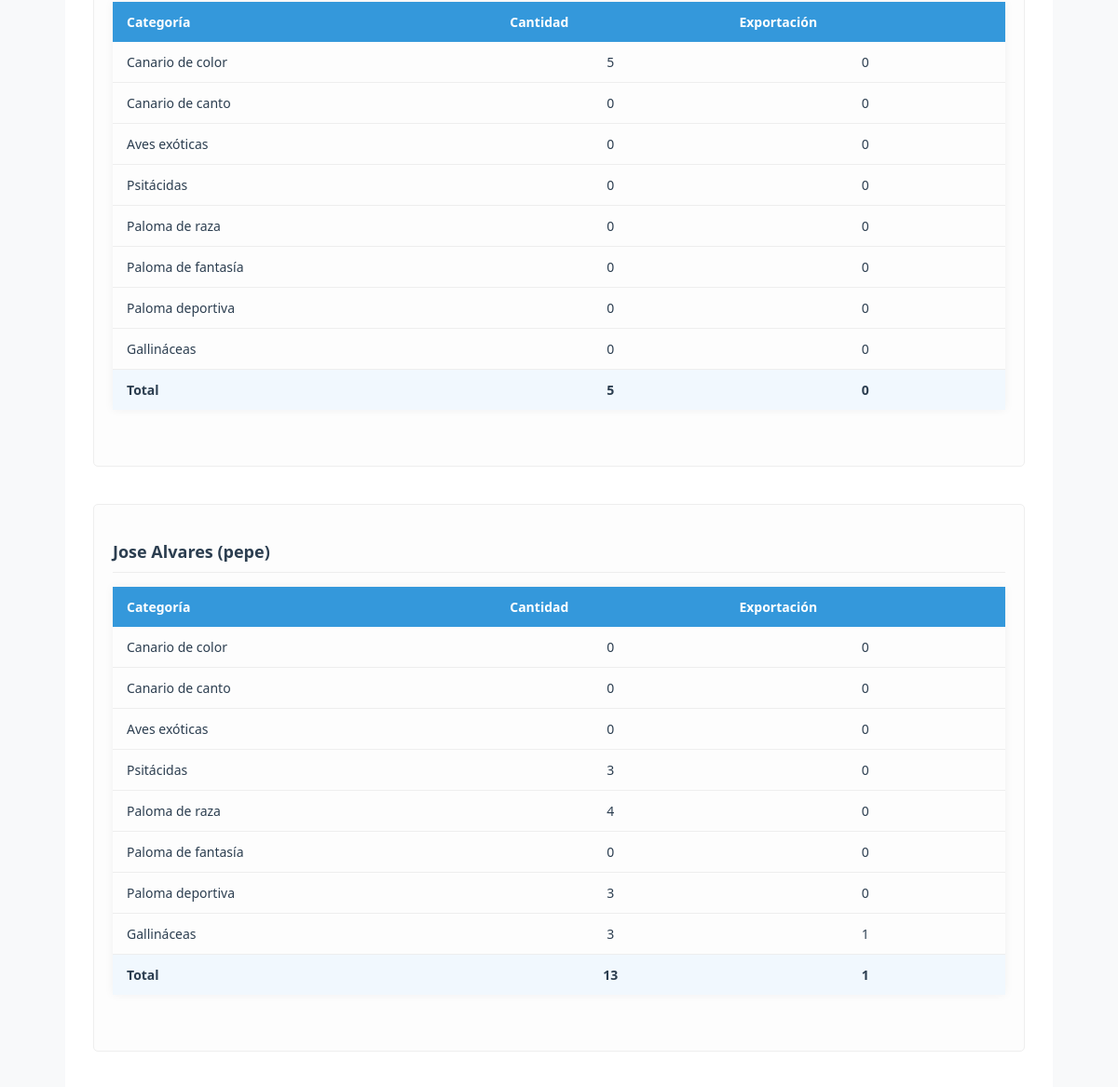
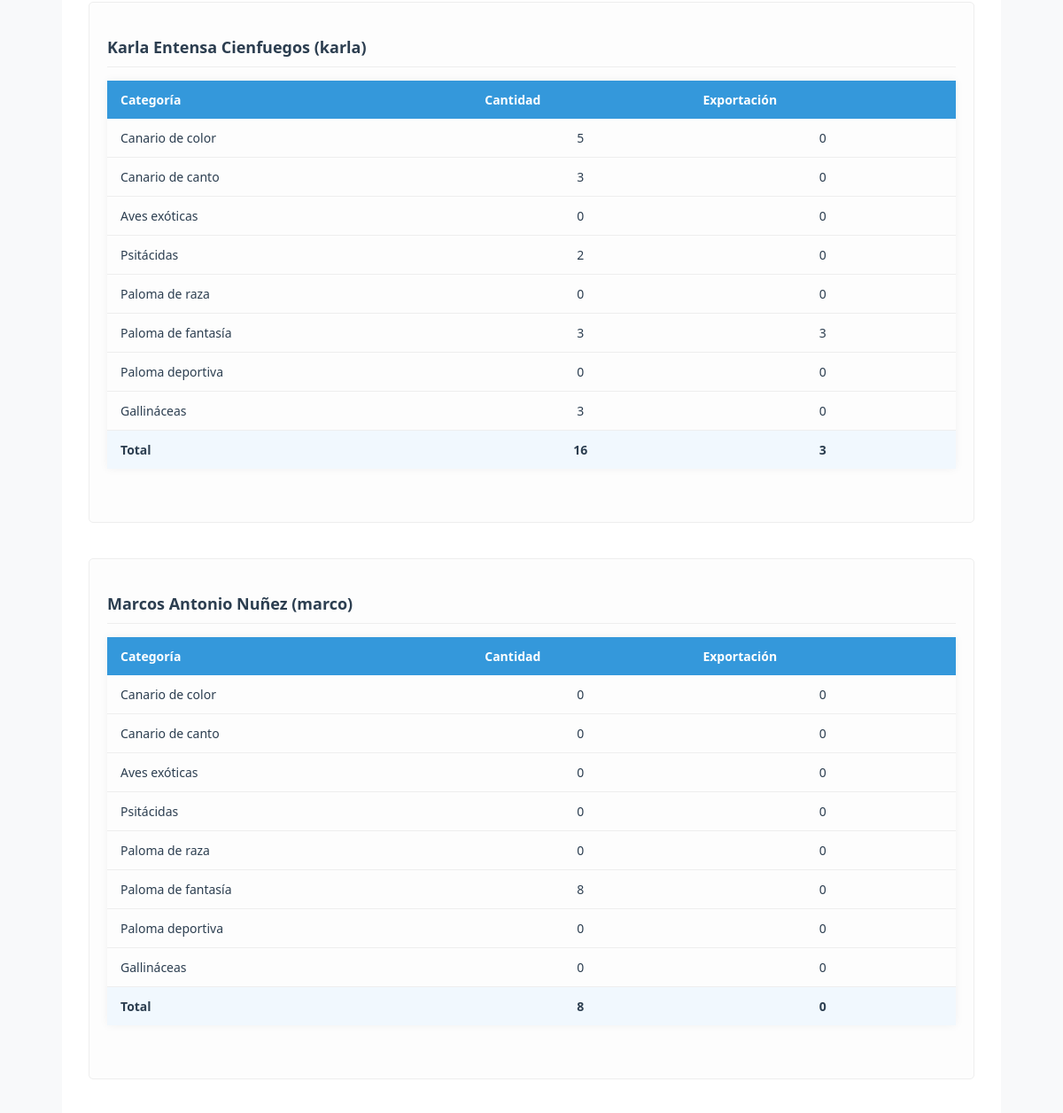
Page /admin/associates_report (signed in, middle part) on the earlier database version (2 pictures, top to bottom).
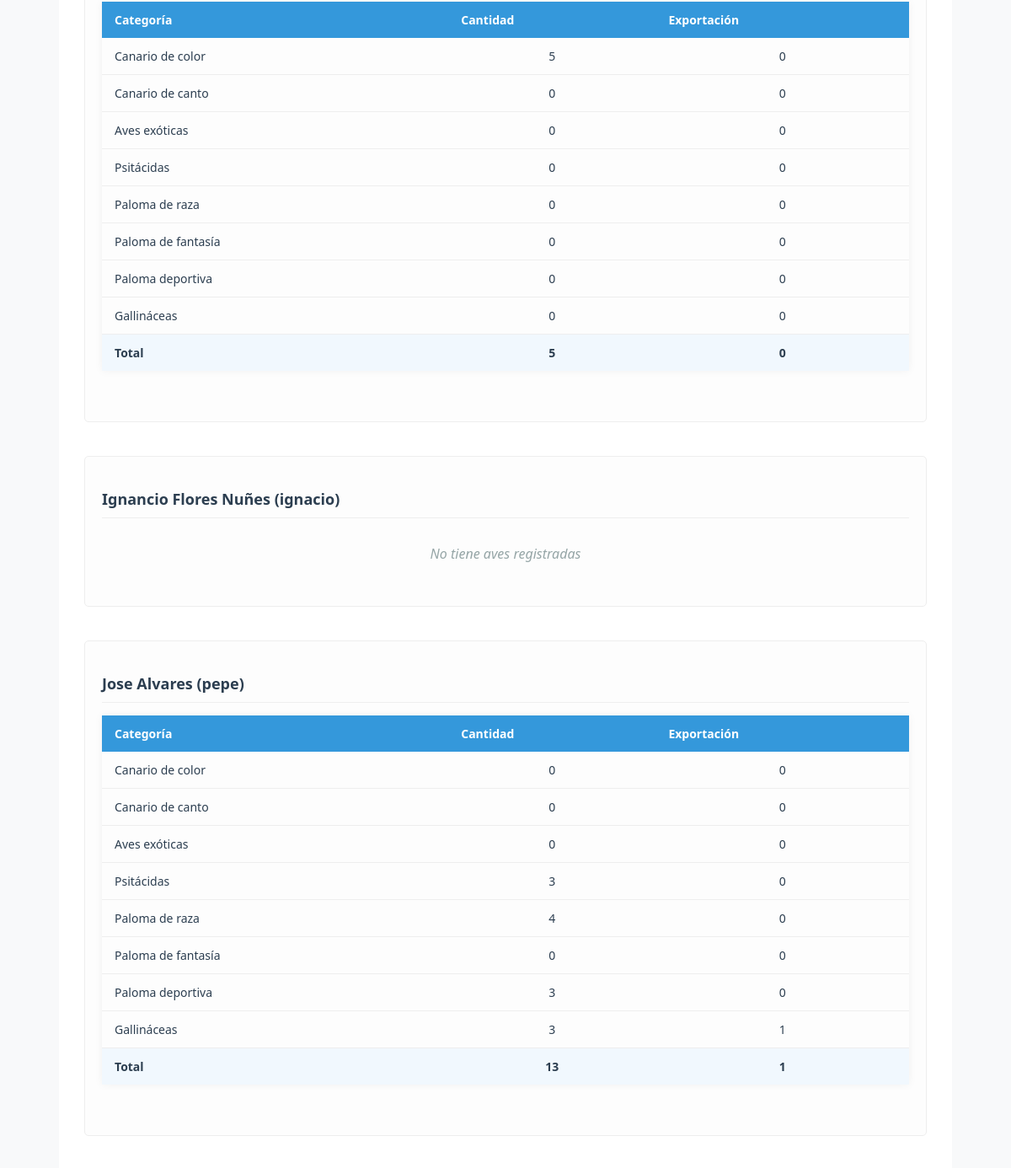
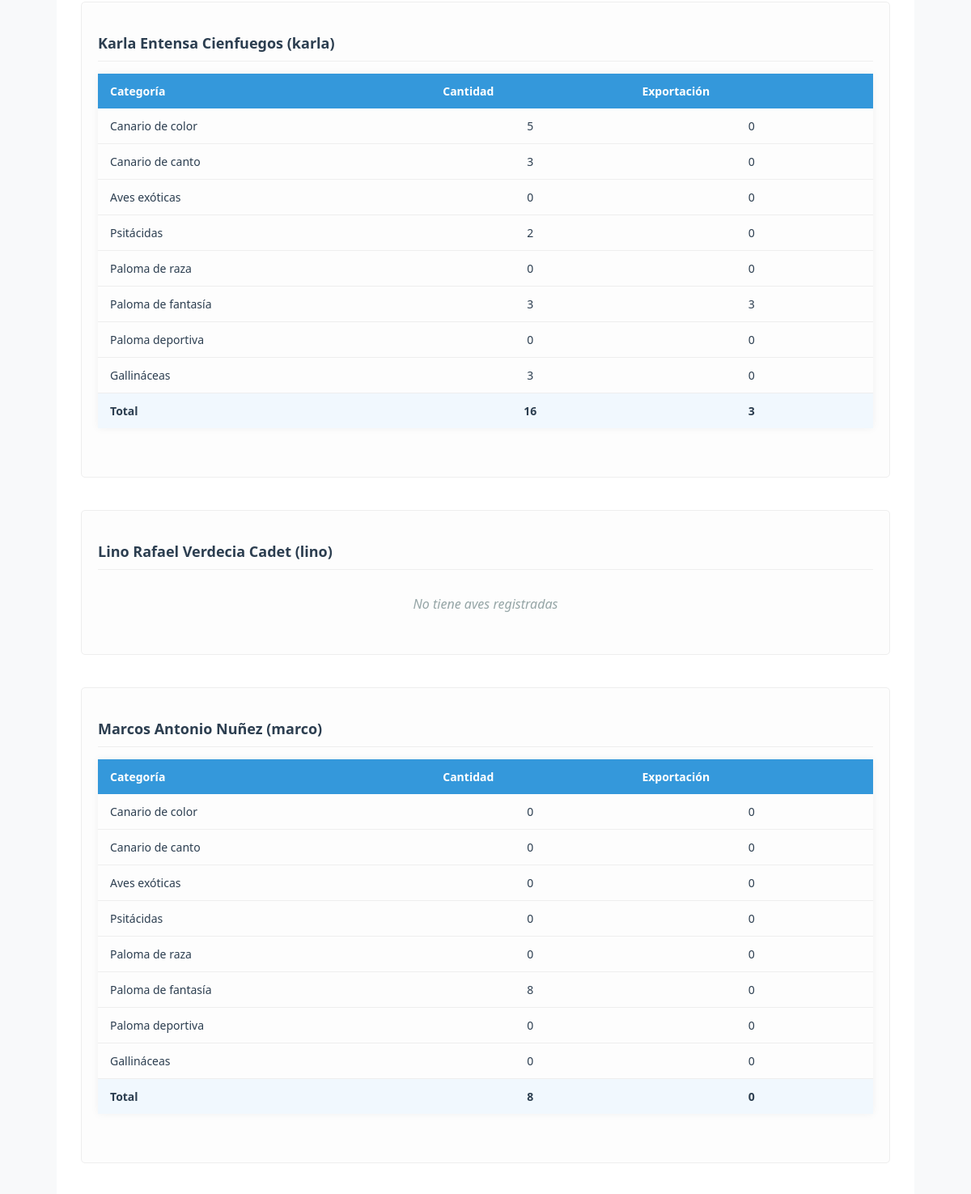
Same page on the later database version (2 pictures, top to bottom).
### models.py (models this page shows, shortened)
class User(UserMixin, db.Model):
    id = db.Column(db.Integer, primary_key=True)
    username = db.Column(db.String(80), unique=True, nullable=False, index=True)
    email = db.Column(db.String(120), unique=True, nullable=False, index=True)
    password_hash = db.Column(db.String(128))
    role = db.Column(db.String(20), default='user')  # 'admin', 'specialist', 'dependiente', 'user'
    is_associated = db.Column(db.Boolean, default=False, nullable=False)
    full_name = db.Column(db.String(100), nullable=False)
    phone = db.Column(db.String(20), nullable=False)
    profile_image = db.Column(db.String(255))  # Ruta de la imagen de perfil
    last_login = db.Column(db.DateTime)  # Fecha del último inicio de sesión
    is_active = db.Column(db.Boolean, default=True)  # Para manejar cuentas activas/inactivas
    address = db.Column(db.String(200))  # Nuevo campo para dirección
    birds = db.relationship('UserBirds', backref='user', lazy=True, cascade='all, delete-orphan')
    awards = db.relationship('Award', backref='user', lazy=True, cascade='all, delete-orphan')
    notifications = db.relationship('Notification', backref='user', lazy=True)

class UserBirds(db.Model):
    id = db.Column(db.Integer, primary_key=True)
    user_id = db.Column(db.Integer, db.ForeignKey('user.id'), nullable=False)
    category_id = db.Column(db.Integer, db.ForeignKey('bird_category.id'), nullable=False)
    quantity = db.Column(db.Integer, default=0)
    food_per_bird = db.Column(db.Float)  # lb por ave por día (asignado por especialista)
    food_type = db.Column(db.String(50))  # Tipo de alimento (Maíz, Trigo, etc.)
    food_process = db.Column(db.String(50))  # Proceso del alimento (grano, molido, etc.)
    notes = db.Column(db.Text)  # Notas adicionales sobre las aves
    export_quantity = db.Column(db.Integer, default=0)  # Cantidad para exportación
    last_updated = db.Column(db.DateTime, default=datetime.utcnow, onupdate=datetime.utcnow)

class BirdCategory(db.Model):
    id = db.Column(db.Integer, primary_key=True)
    name = db.Column(db.String(100), nullable=False, unique=True)
    parent_category = db.Column(db.String(100))  # Para jerarquías
    resource_needs = db.Column(db.Text)
    description = db.Column(db.Text)  # Descripción más detallada
    birds = db.relationship('UserBirds', backref='category', lazy=True)

### app.py (the view)
@app.route('/admin/associates_report')
@login_required
def associates_report_view():
    if current_user.role != 'admin':
        abort(403)
    associates = db.session.execute(
        select(User).where(User.is_associated == True).order_by(User.full_name)
    ).scalars()
    categories = db.session.execute(
        select(BirdCategory.name,
               func.sum(UserBirds.quantity).label('total_quantity'),
               func.sum(UserBirds.export_quantity).label('total_export'))
        .select_from(UserBirds)
        .join(BirdCategory)
        .join(User)
        .where(User.is_associated == True)
        .group_by(BirdCategory.name)
    ).all()
    grand_total = sum(cat.total_quantity or 0 for cat in categories)
    grand_export = sum(cat.total_export or 0 for cat in categories)
    return render_template('admin/associates_report.html',
                         associates=associates,
                         categories=categories,
                         grand_total=grand_total,
                         grand_export=grand_export,
                         now=datetime.utcnow())

### app.py (called while the page is built)
@login_manager.user_loader
def load_user(user_id):
    return db.session.get(User, int(user_id))

### templates/admin/associates_report.html (shortened to what this page needs)
{% extends "base_print.html" %}
{% block content %}
<div class="print-container">
    <div class="report-content">
        {% for user in associates %}
        <div class="user-section">
            <h3>{{ user.full_name }} ({{ user.username }})</h3>
            {% if user.birds %}
            <table class="user-birds-table">
                <thead>
                    <tr>
                        <th>Categoría</th>
                        <th>Cantidad</th>
                        <th>Exportación</th>
                    </tr>
                </thead>
                <tbody>
                    {% for bird in user.birds %}
                    <tr>
                        <td>{{ bird.category.name }}</td>
                        <td class="text-center">{{ bird.quantity }}</td>
                        <td class="text-center">{{ bird.export_quantity }}</td>
                    </tr>
                    {% endfor %}
                    <tr class="user-total">
                        <td><strong>Total</strong></td>
                        <td class="text-center"><strong>{{ user.birds|sum(attribute='quantity') }}</strong></td>
                        <td class="text-center"><strong>{{ user.birds|sum(attribute='export_quantity') }}</strong></td>
                    </tr>
                </tbody>
            </table>
            {% else %}
            <p class="no-birds">No tiene aves registradas</p>
            {% endif %}
        </div>
        {% endfor %}
    </div>
</div>
{% endblock %}

Differences in the rows shown:
added User: full_name "Ignancio Flores Nuñes", username "ignacio", shows "No tiene aves registradas"
added User: full_name "Lino Rafael Verdecia Cadet", username "lino", shows "No tiene aves registradas"
